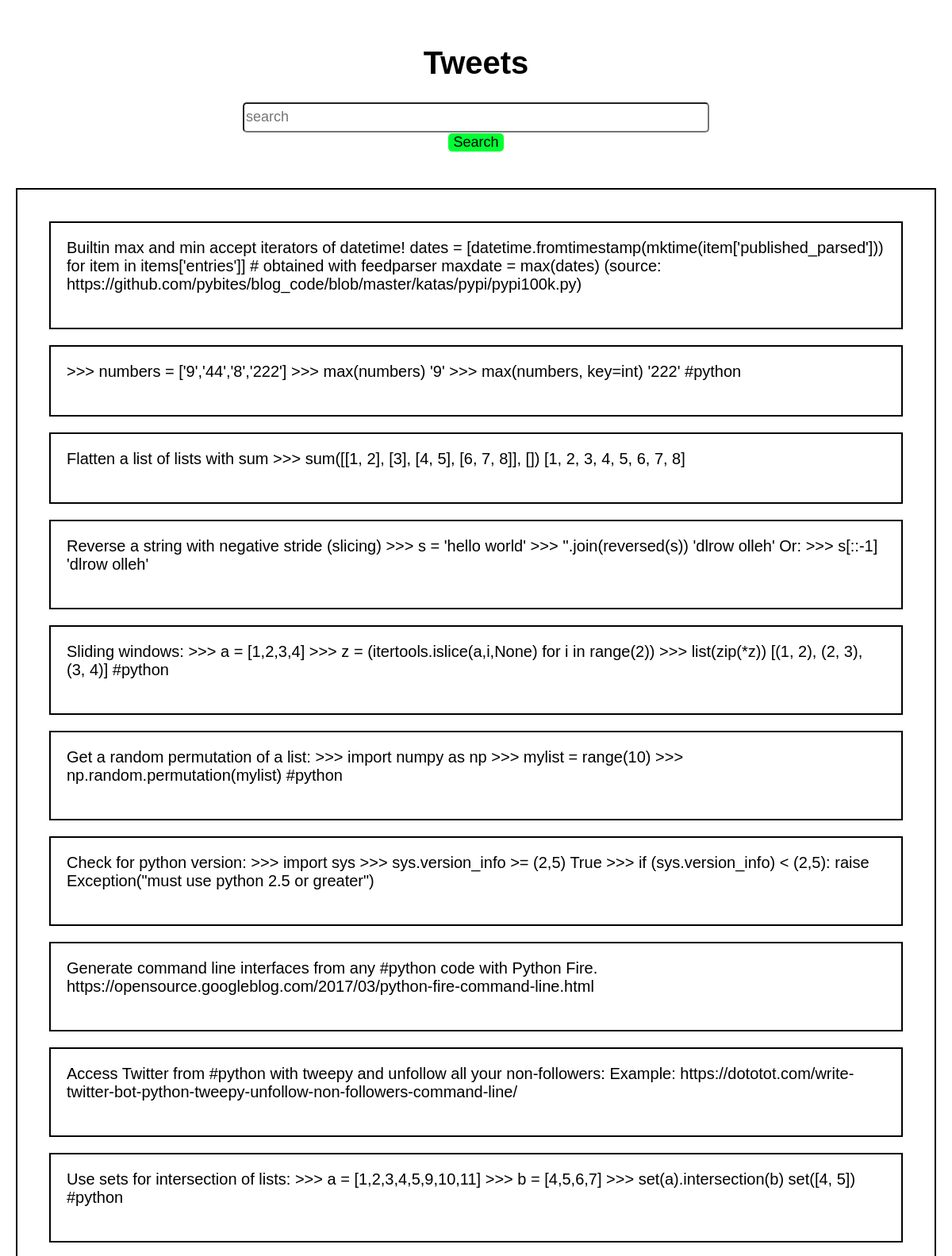
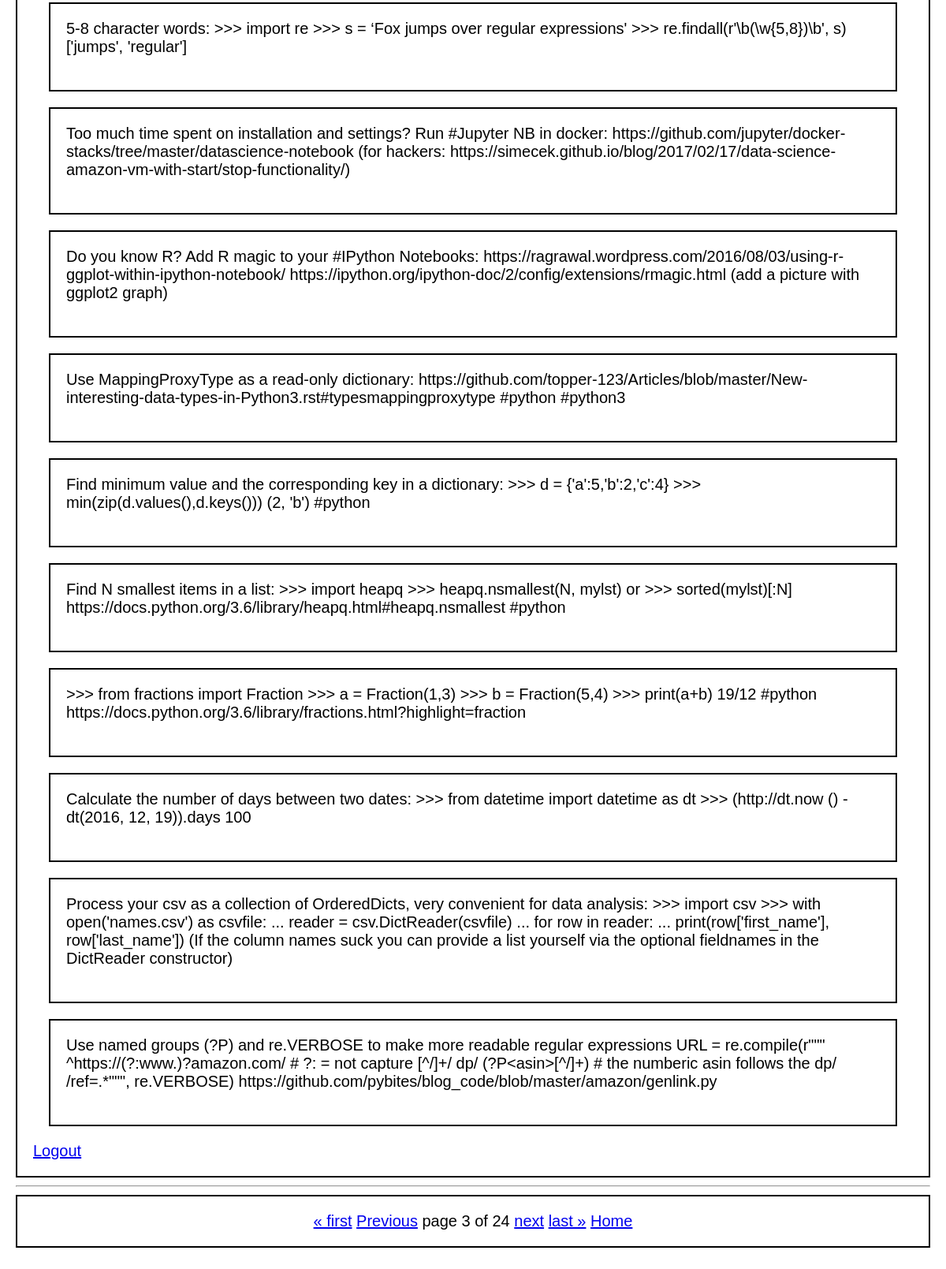
/?page=3, run on the app's committed database (2 pictures, top to bottom).
### tips/models.py (models this page shows)
class Tweet(models.Model):
    username = models.CharField(max_length=140, blank=False, null=False)
    tip = models.CharField(max_length=140, blank=False, null=False)
    email = models.EmailField(max_length=200, blank=True, null=True)
    created_at = models.DateTimeField(max_length=100, auto_now_add=True,)
    updated = models.DateTimeField(auto_now=True, blank=True)
    def __str__(self):
        return f'{self.tip}'

### tips/views.py (the view)
def index(request):
    template = 'tips/display_tips.html'
    python_tips = Tweet.objects.all()
    page_number = request.GET.get('page')
    paginator = Paginator(python_tips, 20)
    try:
        tweets = paginator.page(page_number)
    except PageNotAnInteger:
        tweets = paginator.page(1)
    except EmptyPage:
        tweets = paginator.page(paginator.num_pages)
    context = {'tweets': tweets}
    return render(request, template, context)

### tips/templates/tips/display_tips.html (shortened to what this page needs)
{% extends 'tips/base.html' %}
{% block heading %} Tweets {% endblock %}
{% block body %}
    {% for tweet in tweets %}
    <div class="pytip">
        {{tweet}} <br><br>
    </div>
    {% endfor %}
<a href="{% url 'logout' %}">Logout</a>
{% endblock %}

### tips/templates/tips/base.html (style rules this page uses)
body { color:black; font: 20px bold ariel,sans-serif; margin: 10px auto; padding: 20px; }
.pytip { border: 2px solid black; padding: 20px; margin: 20px }

### data on the page
Tweet: tip "Builtin max and min accept iterators of datetime! dates = [datetime.fromtimestamp(mktime(item['published_parsed'])) for item in items['entries']] # obtained with feedparser maxdate = max(dates) (source: https://github.com/pybites/blog_code/blob/master/katas/pypi/pypi100k.py)"
Tweet: tip ">>> numbers = ['9','44','8','222'] >>> max(numbers) '9' >>> max(numbers, key=int) '222' #python"
Tweet: tip "Flatten a list of lists with sum >>> sum([[1, 2], [3], [4, 5], [6, 7, 8]], []) [1, 2, 3, 4, 5, 6, 7, 8]"
Tweet: tip "Reverse a string with negative stride (slicing) >>> s = 'hello world' >>> ''.join(reversed(s)) 'dlrow olleh' Or: >>> s[::-1] 'dlrow olleh'"
Tweet: tip "Sliding windows: >>> a = [1,2,3,4] >>> z = (itertools.islice(a,i,None) for i in range(2)) >>> list(zip(*z)) [(1, 2), (2, 3), (3, 4)] #python"
Tweet: tip "Get a random permutation of a list: >>> import numpy as np >>> mylist = range(10) >>> np.random.permutation(mylist) #python"
Tweet: tip "Check for python version: >>> import sys >>> sys.version_info >= (2,5) True >>> if (sys.version_info) < (2,5): raise Exception(\"must use python 2.5 or greater\")"
Tweet: tip "Generate command line interfaces from any #python code with Python Fire. https://opensource.googleblog.com/2017/03/python-fire-command-line.html"
Tweet: tip "Access Twitter from #python with tweepy and unfollow all your non-followers: Example: https://dototot.com/write-twitter-bot-python-tweepy-unfollow-non-followers-command-line/"
Tweet: tip "Use sets for intersection of lists: >>> a = [1,2,3,4,5,9,10,11] >>> b = [4,5,6,7] >>> set(a).intersection(b) set([4, 5]) #python"
Tweet: tip "5-8 character words: >>> import re >>> s = ‘Fox jumps over regular expressions' >>> re.findall(r'\\b(\\w{5,8})\\b', s) ['jumps', 'regular']"
Tweet: tip "Too much time spent on installation and settings? Run #Jupyter NB in docker: https://github.com/jupyter/docker-stacks/tree/master/datascience-notebook (for hackers: https://simecek.github.io/blog/2017/02/17/data-science-amazon-vm-with-start/stop-functionality/)"
Tweet: tip "Do you know R? Add R magic to your #IPython Notebooks: https://ragrawal.wordpress.com/2016/08/03/using-r-ggplot-within-ipython-notebook/ https://ipython.org/ipython-doc/2/config/extensions/rmagic.html (add a picture with ggplot2 graph)"
Tweet: tip "Use MappingProxyType as a read-only dictionary: https://github.com/topper-123/Articles/blob/master/New-interesting-data-types-in-Python3.rst#typesmappingproxytype #python #python3"
Tweet: tip "Find minimum value and the corresponding key in a dictionary: >>> d = {'a':5,'b':2,'c':4} >>> min(zip(d.values(),d.keys())) (2, 'b') #python"
Tweet: tip "Find N smallest items in a list: >>> import heapq >>> heapq.nsmallest(N, mylst) or >>> sorted(mylst)[:N] https://docs.python.org/3.6/library/heapq.html#heapq.nsmallest #python"
Tweet: tip ">>> from fractions import Fraction >>> a = Fraction(1,3) >>> b = Fraction(5,4) >>> print(a+b) 19/12 #python https://docs.python.org/3.6/library/fractions.html?highlight=fraction"
Tweet: tip "Calculate the number of days between two dates: >>> from datetime import datetime as dt >>> (http://dt.now () - dt(2016, 12, 19)).days 100"
Tweet: tip "Process your csv as a collection of OrderedDicts, very convenient for data analysis: >>> import csv >>> with open('names.csv') as csvfile: ... reader = csv.DictReader(csvfile) ... for row in reader: ... print(row['first_name'], row['last_name']) (If the column names suck you can provide a list yourself via the optional fieldnames in the DictReader constructor)"
Tweet: tip "Use named groups (?P) and re.VERBOSE to make more readable regular expressions URL = re.compile(r\"\"\" ^https://(?:www.)?amazon.com/ # ?: = not capture [^/]+/ dp/ (?P<asin>[^/]+) # the numberic asin follows the dp/ /ref=.*\"\"\", re.VERBOSE) https://github.com/pybites/blog_code/blob/master/amazon/genlink.py"

### other printed values
{{ tweets.number }} "3"
{{ tweets.paginator.num_pages }} "24"
